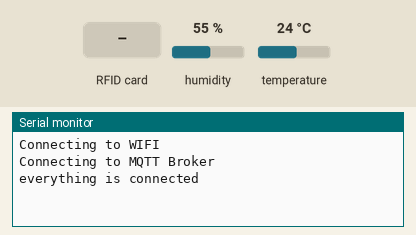
Recording of a sketch running on a simulated ESP32. Parts: the last lines printed to the serial monitor. The test bench sets the inputs (shaded band); at power-on: humidity 55 %, temperature 24 °C. No MQTT or app messages arrive unless stated.

Above: at 1.2 s.
1.3 s: RFID card 37 BF C2 4D held to the reader
At 3.1 s:
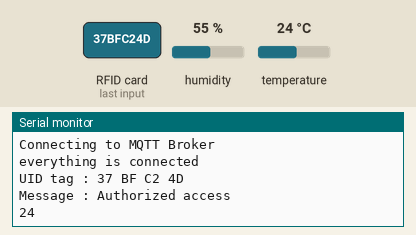
3.5 s: RFID card 5E 7A 19 C4 held to the reader
At 8.0 s:
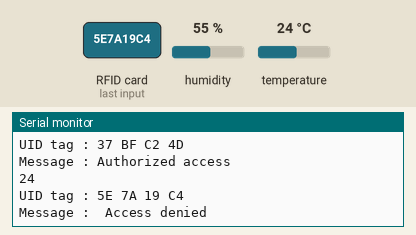

Measured:
- after the input at 1.3 s, the serial monitor: prints a new line after 0.78 s (image 1)
- after the input at 3.5 s, the serial monitor: prints a new line after 3.6 s (image 2)

The sketch:

rfid_blockchain.ino
```cpp
#include "EspMQTTClient.h"
#include "DHT.h"
#include <SPI.h>
#include <MFRC522.h>
#include <string.h>

#define RST_PIN         27
#define SDA_PIN         5

#define DHTPIN 26
#define DHTTYPE DHT11
float t;

DHT dht(DHTPIN, DHTTYPE);
MFRC522 mfrc522(SDA_PIN, RST_PIN);  // Create MFRC522 instance
EspMQTTClient client(
  "Orange-926C",
  "QTYRNYDBTL6",
  "test.mosquitto.org",  // MQTT Broker server ip
  "TestClient",     // Client name that uniquely identify your device
  1883              // The MQTT port, default to 1883. this line can be omitted
);

void setup() {
  Serial.begin(115200);    // Initialize serial communications with the PC

  Serial.println("Connecting to WIFI");
  if (!client.isWifiConnected());

  Serial.println("Connecting to MQTT Broker");
  if (!client.isMqttConnected());

  Serial.println("everything is connected");

  client.enableDebuggingMessages();
  client.enableHTTPWebUpdater();
  client.enableOTA();
  client.enableLastWillMessage("TestClient/lastwill", "I am going offline");

  SPI.begin();      // Init SPI bus
  mfrc522.PCD_Init();   // Init MFRC522

  dht.begin();

}

void onConnectionEstablished(){
    client.publish("mytopic/esp32/temp", "hello");
}

void loop() {
  delay(2000);
  t = dht.readTemperature();
  char buf[50];
  if (isnan(t)) {
    Serial.println(F("Failed to read from DHT sensor!"));
    return;
  }
  gcvt(t, 6, buf);
  //Serial.println(buf);
  // Look for new cards
  if ( ! mfrc522.PICC_IsNewCardPresent()) {
    return;
  }

  // Select one of the cards
  if ( ! mfrc522.PICC_ReadCardSerial()) {
    return;
  }

  Serial.print("UID tag :");
  String content= "";
  byte letter;
  for (byte i = 0; i < mfrc522.uid.size; i++)
  {
     Serial.print(mfrc522.uid.uidByte[i] < 0x10 ? " 0" : " ");
     Serial.print(mfrc522.uid.uidByte[i], HEX);
     content.concat(String(mfrc522.uid.uidByte[i] < 0x10 ? " 0" : " "));
     content.concat(String(mfrc522.uid.uidByte[i], HEX));
  }
  Serial.println();
  Serial.print("Message : ");
  content.toUpperCase();
  if (content.substring(1) == "37 BF C2 4D") //change here the UID of the card/cards that you want to give access
  {
    Serial.println("Authorized access");
    Serial.println();
    if (!client.isConnected());

    Serial.println(buf);
    client.publish("mytopic/esp32/temp", buf);
    Serial.println();
    delay(3000);


  }
  else   {
    Serial.println(" Access denied");
    delay(3000);
  }

  client.loop();
}
```
